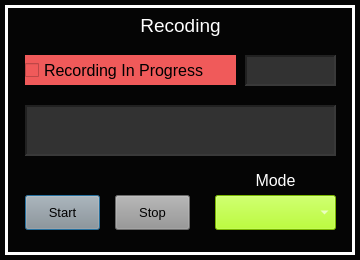
<?xml version="1.0" encoding="UTF-8"?>
<ui version="4.0">
 <class>Dialog_Recording</class>
 <widget class="QDialog" name="Dialog_Recording">
  <property name="geometry">
   <rect>
    <x>0</x>
    <y>0</y>
    <width>360</width>
    <height>260</height>
   </rect>
  </property>
  <property name="windowTitle">
   <string>Recording</string>
  </property>
  <property name="styleSheet">
   <string notr="true">background-color: rgb(5, 5, 5);
color: rgb(255, 255, 255);</string>
  </property>
  <widget class="CustomFrame" name="frame_Recording">
   <property name="geometry">
    <rect>
     <x>5</x>
     <y>5</y>
     <width>350</width>
     <height>250</height>
    </rect>
   </property>
   <property name="styleSheet">
    <string notr="true">color: rgb(255, 255, 255);</string>
   </property>
   <property name="frameShape">
    <enum>QFrame::Panel</enum>
   </property>
   <property name="frameShadow">
    <enum>QFrame::Plain</enum>
   </property>
   <property name="lineWidth">
    <number>3</number>
   </property>
   <property name="midLineWidth">
    <number>1</number>
   </property>
   <widget class="QLabel" name="label_415">
    <property name="geometry">
     <rect>
      <x>110</x>
      <y>10</y>
      <width>131</width>
      <height>21</height>
     </rect>
    </property>
    <property name="font">
     <font>
      <pointsize>14</pointsize>
     </font>
    </property>
    <property name="styleSheet">
     <string notr="true">color: rgb(255, 255, 255);</string>
    </property>
    <property name="text">
     <string>Recoding</string>
    </property>
    <property name="alignment">
     <set>Qt::AlignCenter</set>
    </property>
   </widget>
   <widget class="CustomButton" name="pushButton_StartRecording">
    <property name="geometry">
     <rect>
      <x>20</x>
      <y>190</y>
      <width>75</width>
      <height>35</height>
     </rect>
    </property>
    <property name="font">
     <font>
      <pointsize>10</pointsize>
     </font>
    </property>
    <property name="styleSheet">
     <string notr="true">background-color: rgb(148, 148, 148);
color: rgb(0, 0, 0);</string>
    </property>
    <property name="text">
     <string>Start</string>
    </property>
   </widget>
   <widget class="CustomButton" name="pushButton_StopRecording">
    <property name="geometry">
     <rect>
      <x>110</x>
      <y>190</y>
      <width>75</width>
      <height>35</height>
     </rect>
    </property>
    <property name="font">
     <font>
      <pointsize>10</pointsize>
     </font>
    </property>
    <property name="styleSheet">
     <string notr="true">background-color: rgb(148, 148, 148);
color: rgb(0, 0, 0);</string>
    </property>
    <property name="text">
     <string>Stop</string>
    </property>
   </widget>
   <widget class="CustomCheckBox" name="checkBox_RecordingON">
    <property name="geometry">
     <rect>
      <x>20</x>
      <y>50</y>
      <width>211</width>
      <height>30</height>
     </rect>
    </property>
    <property name="font">
     <font>
      <pointsize>12</pointsize>
     </font>
    </property>
    <property name="styleSheet">
     <string notr="true">background-color: rgb(240, 90, 90);
color: rgb(0,0,0);</string>
    </property>
    <property name="text">
     <string>Recording In Progress</string>
    </property>
   </widget>
   <widget class="QTextEdit" name="textEdit_RecordingFile">
    <property name="geometry">
     <rect>
      <x>20</x>
      <y>100</y>
      <width>311</width>
      <height>51</height>
     </rect>
    </property>
    <property name="font">
     <font>
      <pointsize>12</pointsize>
     </font>
    </property>
    <property name="focusPolicy">
     <enum>Qt::NoFocus</enum>
    </property>
    <property name="styleSheet">
     <string notr="true">background-color: rgb(50,50,50);</string>
    </property>
    <property name="frameShape">
     <enum>QFrame::Panel</enum>
    </property>
    <property name="lineWidth">
     <number>2</number>
    </property>
    <property name="midLineWidth">
     <number>2</number>
    </property>
    <property name="readOnly">
     <bool>true</bool>
    </property>
   </widget>
   <widget class="QTextEdit" name="textEdit_RecordingTime">
    <property name="geometry">
     <rect>
      <x>240</x>
      <y>50</y>
      <width>91</width>
      <height>31</height>
     </rect>
    </property>
    <property name="font">
     <font>
      <pointsize>14</pointsize>
     </font>
    </property>
    <property name="focusPolicy">
     <enum>Qt::NoFocus</enum>
    </property>
    <property name="styleSheet">
     <string notr="true">background-color: rgb(50,50,50);</string>
    </property>
    <property name="frameShape">
     <enum>QFrame::Panel</enum>
    </property>
    <property name="lineWidth">
     <number>2</number>
    </property>
    <property name="midLineWidth">
     <number>2</number>
    </property>
    <property name="verticalScrollBarPolicy">
     <enum>Qt::ScrollBarAlwaysOff</enum>
    </property>
    <property name="horizontalScrollBarPolicy">
     <enum>Qt::ScrollBarAlwaysOff</enum>
    </property>
    <property name="readOnly">
     <bool>true</bool>
    </property>
   </widget>
   <widget class="QLabel" name="label_11">
    <property name="geometry">
     <rect>
      <x>230</x>
      <y>165</y>
      <width>81</width>
      <height>21</height>
     </rect>
    </property>
    <property name="font">
     <font>
      <pointsize>12</pointsize>
     </font>
    </property>
    <property name="styleSheet">
     <string notr="true">color: rgb(255, 255, 255);</string>
    </property>
    <property name="text">
     <string>Mode</string>
    </property>
    <property name="alignment">
     <set>Qt::AlignCenter</set>
    </property>
   </widget>
   <widget class="CustomComboBox" name="comboBox_RecordingMode">
    <property name="geometry">
     <rect>
      <x>210</x>
      <y>190</y>
      <width>121</width>
      <height>35</height>
     </rect>
    </property>
    <property name="font">
     <font>
      <pointsize>12</pointsize>
     </font>
    </property>
    <property name="focusPolicy">
     <enum>Qt::NoFocus</enum>
    </property>
    <property name="styleSheet">
     <string notr="true">selection-background-color: rgb(255, 0, 0);
border-color: rgb(0, 0, 0);
background-color: rgb(170, 255, 0);
</string>
    </property>
    <property name="currentText">
     <string/>
    </property>
    <property name="currentIndex">
     <number>-1</number>
    </property>
    <property name="maxVisibleItems">
     <number>4</number>
    </property>
   </widget>
  </widget>
 </widget>
 <customwidgets>
  <customwidget>
   <class>CustomFrame</class>
   <extends>QFrame</extends>
   <header location="global">customframe.h</header>
   <container>1</container>
  </customwidget>
  <customwidget>
   <class>CustomButton</class>
   <extends>QPushButton</extends>
   <header location="global">custombutton.h</header>
  </customwidget>
  <customwidget>
   <class>CustomCheckBox</class>
   <extends>QCheckBox</extends>
   <header location="global">customcheckbox.h</header>
  </customwidget>
  <customwidget>
   <class>CustomComboBox</class>
   <extends>QComboBox</extends>
   <header location="global">customcombobox.h</header>
  </customwidget>
 </customwidgets>
 <resources/>
 <connections/>
</ui>
